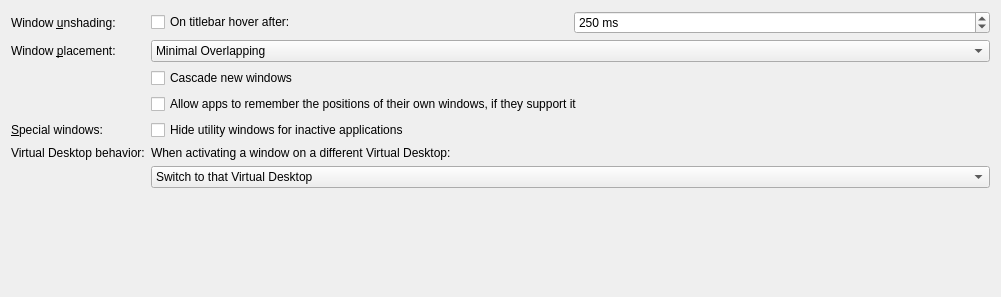
<?xml version="1.0" encoding="UTF-8"?>
<ui version="4.0">
 <class>KWinAdvancedConfigForm</class>
 <widget class="QWidget" name="KWinAdvancedConfigForm">
  <property name="geometry">
   <rect>
    <x>0</x>
    <y>0</y>
    <width>1001</width>
    <height>297</height>
   </rect>
  </property>
  <layout class="QFormLayout" name="formLayout">
   <property name="formAlignment">
    <set>Qt::AlignHCenter|Qt::AlignTop</set>
   </property>
   <item row="0" column="0">
    <widget class="QLabel" name="shadeHoverLabel">
     <property name="text">
      <string>Window &amp;unshading:</string>
     </property>
     <property name="buddy">
      <cstring>kcfg_ShadeHover</cstring>
     </property>
    </widget>
   </item>
   <item row="0" column="1">
    <layout class="QHBoxLayout" name="horizontalLayout_1">
     <item>
      <widget class="QCheckBox" name="kcfg_ShadeHover">
       <property name="whatsThis">
        <string>&lt;html&gt;&lt;head/&gt;&lt;body&gt;&lt;p&gt;If this option is enabled, a shaded window will unshade automatically when the mouse pointer has been over the titlebar for some time.&lt;/p&gt;&lt;/body&gt;&lt;/html&gt;</string>
       </property>
       <property name="text">
        <string>On titlebar hover after:</string>
       </property>
      </widget>
     </item>
     <item>
      <widget class="QSpinBox" name="kcfg_ShadeHoverInterval">
       <property name="whatsThis">
        <string>Sets the time in milliseconds before the window unshades when the mouse pointer goes over the shaded window.</string>
       </property>
       <property name="suffix">
        <string> ms</string>
       </property>
       <property name="minimum">
        <number>0</number>
       </property>
       <property name="maximum">
        <number>3000</number>
       </property>
       <property name="singleStep">
        <number>100</number>
       </property>
       <property name="value">
        <number>250</number>
       </property>
      </widget>
     </item>
    </layout>
   </item>
   <item row="1" column="0">
    <widget class="QLabel" name="windowPlacementLabel">
     <property name="text">
      <string>Window &amp;placement:</string>
     </property>
     <property name="buddy">
      <cstring>kcfg_Placement</cstring>
     </property>
    </widget>
   </item>
   <item row="1" column="1">
    <widget class="QComboBox" name="kcfg_Placement">
     <property name="whatsThis">
      <string>&lt;html&gt;&lt;head/&gt;&lt;body&gt;&lt;p&gt;The placement policy determines where a new window will appear on the desktop.&lt;/p&gt;&lt;ul style=&quot;margin-top: 0px; margin-bottom: 0px; margin-left: 0px; margin-right: 0px; -qt-list-indent: 1;&quot;&gt;&lt;li style=&quot; margin-top:12px; margin-bottom:0px; margin-left:0px; margin-right:0px; -qt-block-indent:0; text-indent:0px;&quot;&gt;&lt;span style=&quot; font-style:italic;&quot;&gt;Smart&lt;/span&gt; will try to achieve a minimum overlap of windows&lt;/li&gt;&lt;li style=&quot; margin-top:0px; margin-bottom:0px; margin-left:0px; margin-right:0px; -qt-block-indent:0; text-indent:0px;&quot;&gt;&lt;span style=&quot; font-style:italic;&quot;&gt;Maximizing&lt;/span&gt; will try to maximize every window to fill the whole screen. It might be useful to selectively affect placement of some windows using the window-specific settings.&lt;/li&gt;&lt;li style=&quot; margin-top:0px; margin-bottom:0px; margin-left:0px; margin-right:0px; -qt-block-indent:0; text-indent:0px;&quot;&gt;&lt;span style=&quot; font-style:italic;&quot;&gt;Random&lt;/span&gt; will use a random position&lt;/li&gt;&lt;li style=&quot; margin-top:0px; margin-bottom:0px; margin-left:0px; margin-right:0px; -qt-block-indent:0; text-indent:0px;&quot;&gt;&lt;span style=&quot; font-style:italic;&quot;&gt;Centered&lt;/span&gt; will place the window centered&lt;/li&gt;&lt;li style=&quot; margin-top:0px; margin-bottom:0px; margin-left:0px; margin-right:0px; -qt-block-indent:0; text-indent:0px;&quot;&gt;&lt;span style=&quot; font-style:italic;&quot;&gt;Zero-cornered&lt;/span&gt; will place the window in the top-left corner&lt;/li&gt;&lt;li style=&quot; margin-top:0px; margin-bottom:12px; margin-left:0px; margin-right:0px; -qt-block-indent:0; text-indent:0px;&quot;&gt;&lt;span style=&quot; font-style:italic;&quot;&gt;Under mouse&lt;/span&gt; will place the window under the pointer&lt;/li&gt;&lt;/ul&gt;&lt;/body&gt;&lt;/html&gt;</string>
     </property>
     <item>
      <property name="text">
       <string>Minimal Overlapping</string>
      </property>
     </item>
     <item>
      <property name="text">
       <string>Maximized</string>
      </property>
     </item>
     <item>
      <property name="text">
       <string>Random</string>
      </property>
     </item>
     <item>
      <property name="text">
       <string>Centered</string>
      </property>
     </item>
     <item>
      <property name="text">
       <string>In Top-Left Corner</string>
      </property>
     </item>
     <item>
      <property name="text">
       <string>Under mouse</string>
      </property>
     </item>
    </widget>
   </item>
    <item row="2" column="1">
    <widget class="QCheckBox" name="kcfg_CascadeNewWindows">
     <property name="whatsThis">
      <string>When turned on, new windows will be placed in a cascading way, so that they do not overlap.</string>
     </property>
     <property name="toolTip">
      <string>When turned on, new windows will be placed in a cascading way, so that they do not overlap.</string>
     </property>
     <property name="text">
      <string>Cascade new windows</string>
     </property>
    </widget>
    </item>
   <item row="3" column="1">
    <widget class="QCheckBox" name="kcfg_AllowKDEAppsToRememberWindowPositions">
     <property name="whatsThis">
      <string>When turned on, apps which are able to remember the positions of their windows are allowed to do so. This will override the window placement mode defined above.</string>
     </property>
     <property name="text">
      <string>Allow apps to remember the positions of their own windows, if they support it</string>
     </property>
    </widget>
   </item>
   <item row="4" column="0">
    <widget class="QLabel" name="specialWindowsLabel">
     <property name="text">
      <string>&amp;Special windows:</string>
     </property>
     <property name="buddy">
      <cstring>kcfg_HideUtilityWindowsForInactive</cstring>
     </property>
    </widget>
   </item>
   <item row="4" column="1">
    <widget class="QCheckBox" name="kcfg_HideUtilityWindowsForInactive">
     <property name="whatsThis">
      <string>When turned on, utility windows (tool windows, torn-off menus,...) of inactive applications will be hidden and will be shown only when the application becomes active. Note that applications have to mark the windows with the proper window type for this feature to work.</string>
     </property>
     <property name="text">
      <string>Hide utility windows for inactive applications</string>
     </property>
    </widget>
   </item>
   <item row="5" column="0">
    <widget class="QLabel" name="activationDesktopPolicyLabel">
     <property name="text">
      <string>Virtual Desktop behavior:</string>
     </property>
     <property name="buddy">
      <cstring>kcfg_ActivationDesktopPolicy</cstring>
     </property>
    </widget>
   </item>
   <item row="5" column="1">
    <widget class="QLabel" name="activationDesktopPolicyDescriptionLabel">
     <property name="text">
      <string>When activating a window on a different Virtual Desktop:</string>
     </property>
    </widget>
   </item>
   <item row="6" column="1">
    <widget class="QComboBox" name="kcfg_ActivationDesktopPolicy">
     <property name="whatsThis">
      <string>&lt;html&gt;&lt;head/&gt;&lt;body&gt;&lt;p&gt;This setting controls what happens when an open window located on a Virtual Desktop other than the current one is activated. &lt;/p&gt;&lt;p&gt;&lt;span style=&quot; font-style:italic;&quot;&gt;Switch to that Virtual Desktop&lt;/span&gt; will switch to the Virtual Desktop where the window is currently located. &lt;/p&gt;&lt;p&gt;&lt;span style=&quot; font-style:italic;&quot;&gt;Bring window to current Virtual Desktop&lt;/span&gt; will cause the window to jump to the active Virtual Desktop. &lt;/p&gt;&lt;/body&gt;&lt;/html&gt;</string>
     </property>
     <item>
      <property name="text">
       <string>Switch to that Virtual Desktop</string>
      </property>
     </item>
     <item>
      <property name="text">
       <string>Bring window to current Virtual Desktop</string>
      </property>
     </item>
     <item>
      <property name="text">
       <string>Do nothing</string>
      </property>
     </item>
    </widget>
   </item>
  </layout>
 </widget>
 <resources/>
 <connections/>
</ui>
